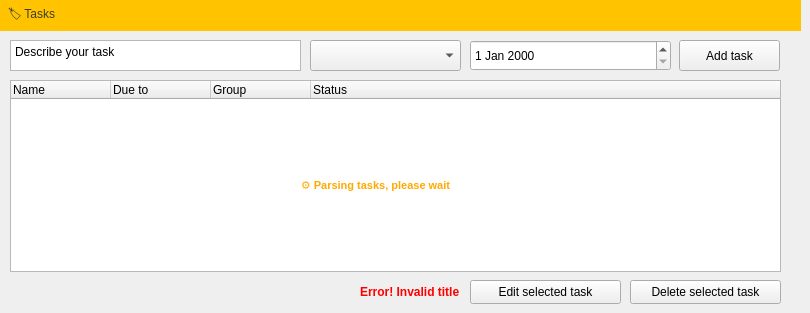
      <widget class="QWidget" name="tab">
       <attribute name="title">
        <string>Tasks</string>
       </attribute>
       <widget class="QLabel" name="todoLabel">
        <property name="geometry">
         <rect>
          <x>0</x>
          <y>0</y>
          <width>801</width>
          <height>31</height>
         </rect>
        </property>
        <property name="styleSheet">
         <string notr="true">background-color: rgb(255, 195, 0);
color: rgb(63, 63, 39);
font: 700 9pt &quot;Segoe UI&quot;;
padding-left: 5px;</string>
        </property>
        <property name="text">
         <string>🏷️ Tasks</string>
        </property>
       </widget>
       <widget class="QPushButton" name="createTodoButton">
        <property name="geometry">
         <rect>
          <x>679</x>
          <y>40</y>
          <width>101</width>
          <height>31</height>
         </rect>
        </property>
        <property name="text">
         <string>Add task</string>
        </property>
       </widget>
       <widget class="QPlainTextEdit" name="todo_summary">
        <property name="geometry">
         <rect>
          <x>10</x>
          <y>40</y>
          <width>291</width>
          <height>31</height>
         </rect>
        </property>
        <property name="plainText">
         <string>Describe your task</string>
        </property>
       </widget>
       <widget class="QDateEdit" name="todo_due">
        <property name="geometry">
         <rect>
          <x>470</x>
          <y>40</y>
          <width>201</width>
          <height>31</height>
         </rect>
        </property>
       </widget>
       <widget class="QTreeWidget" name="TODO_list">
        <property name="geometry">
         <rect>
          <x>10</x>
          <y>80</y>
          <width>771</width>
          <height>192</height>
         </rect>
        </property>
        <property name="styleSheet">
         <string notr="true"/>
        </property>
        <column>
         <property name="text">
          <string>Name</string>
         </property>
        </column>
        <column>
         <property name="text">
          <string>Due to</string>
         </property>
        </column>
        <column>
         <property name="text">
          <string>Group</string>
         </property>
        </column>
        <column>
         <property name="text">
          <string>Status</string>
         </property>
        </column>
       </widget>
       <widget class="QPushButton" name="deleteTodoButton">
        <property name="geometry">
         <rect>
          <x>630</x>
          <y>280</y>
          <width>151</width>
          <height>24</height>
         </rect>
        </property>
        <property name="text">
         <string>Delete selected task</string>
        </property>
       </widget>
       <widget class="QComboBox" name="vtodo_list">
        <property name="geometry">
         <rect>
          <x>310</x>
          <y>40</y>
          <width>151</width>
          <height>31</height>
         </rect>
        </property>
       </widget>
       <widget class="QPushButton" name="editTodoButton">
        <property name="geometry">
         <rect>
          <x>470</x>
          <y>280</y>
          <width>151</width>
          <height>24</height>
         </rect>
        </property>
        <property name="text">
         <string>Edit selected task</string>
        </property>
       </widget>
       <widget class="QLabel" name="error_TODO_create">
        <property name="enabled">
         <bool>false</bool>
        </property>
        <property name="geometry">
         <rect>
          <x>360</x>
          <y>280</y>
          <width>101</width>
          <height>24</height>
         </rect>
        </property>
        <property name="text">
         <string>&lt;html&gt;&lt;head/&gt;&lt;body&gt;&lt;p&gt;&lt;span style=&quot; font-weight:700; color:#ff0000;&quot;&gt;Error! Invalid title&lt;/span&gt;&lt;/p&gt;&lt;/body&gt;&lt;/html&gt;</string>
        </property>
       </widget>
       <widget class="QLabel" name="parsing_alert_2">
        <property name="enabled">
         <bool>true</bool>
        </property>
        <property name="geometry">
         <rect>
          <x>250</x>
          <y>170</y>
          <width>251</width>
          <height>31</height>
         </rect>
        </property>
        <property name="styleSheet">
         <string notr="true">color: rgb(0, 120, 215);</string>
        </property>
        <property name="text">
         <string>&lt;html&gt;&lt;head/&gt;&lt;body&gt;&lt;p align=&quot;center&quot;&gt;&lt;span style=&quot; font-size:8pt; font-weight:700; color:#ffaa00;&quot;&gt;⚙️ Parsing tasks, please wait&lt;/span&gt;&lt;/p&gt;&lt;/body&gt;&lt;/html&gt;</string>
        </property>
       </widget>
      </widget>
